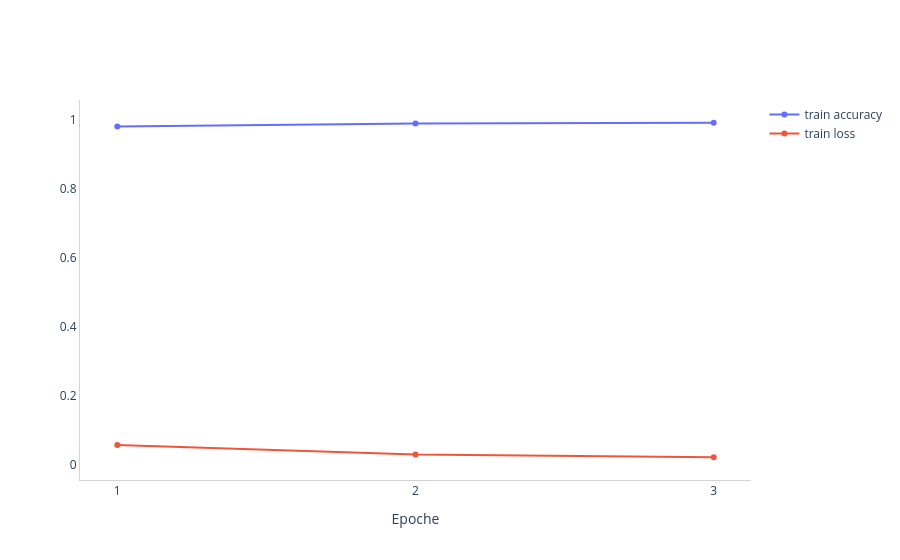

This figure's notebook cell:
### Markdown cell above
#### Scatter Line-Plot accuracy+loss

Darstellung von Trainings- und Evaluierungs- accuracy und loss für Epochen als Scatter Line-Plot

### Code cell
epochs = 3

fig = go.Figure()

fig.add_trace(go.Scatter(x=list(range(1, epochs + 1)), 
    y=history.history['accuracy'], 
    name='train accuracy',
    mode='lines+markers')
)

fig.add_trace(go.Scatter(x=list(range(1, epochs + 1)), 
    y=history.history['loss'], 
    name='train loss',
    mode='lines+markers')
)

"""fig.add_trace(go.Scatter(x=list(range(1, epochs + 1)), 
    y=history.history['val_accuracy'], 
    name='val accuracy',
    mode='lines+markers')
)

fig.add_trace(go.Scatter(x=list(range(1, epochs + 1)), 
    y=history.history['val_loss'], 
    name='val loss',
    mode='lines+markers')
)"""

fig.update_yaxes(showline=True, linewidth=1, linecolor='LightGrey', showgrid=False, title='')#, range=[0,epochs]
fig.update_xaxes(showline=True, linewidth=1, linecolor='LightGrey', showgrid=False, dtick = 1, title='Epoche')#

fig.update_layout(plot_bgcolor='rgba(0, 0, 0, 0)', 
paper_bgcolor='rgba(0, 0, 0, 0)', 
#margin={'l':0, 'b':0, 'r':0, 't':0},
title='',
showlegend=True)#

fig.show()

### Figure 1 — Plotly figure (JSON) as saved in the notebook; plotly's stock layout.template omitted (floating-point values rounded to 4 significant figures)
{"data": [{"mode": "lines+markers", "name": "train accuracy", "type": "scatter", "x": [1, 2, 3], "y": [0.9813, 0.9902, 0.9926]}, {"mode": "lines+markers", "name": "train loss", "type": "scatter", "x": [1, 2, 3], "y": [0.05787, 0.03069, 0.02262]}], "layout": {"paper_bgcolor": "rgba(0, 0, 0, 0)", "plot_bgcolor": "rgba(0, 0, 0, 0)", "showlegend": true, "title": {"text": ""}, "xaxis": {"dtick": 1, "linecolor": "LightGrey", "linewidth": 1, "showgrid": false, "showline": true, "title": {"text": "Epoche"}}, "yaxis": {"linecolor": "LightGrey", "linewidth": 1, "showgrid": false, "showline": true, "title": {"text": ""}}}}
